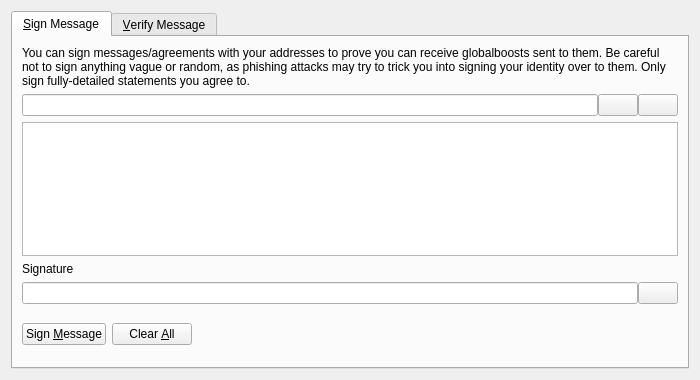
<?xml version="1.0" encoding="UTF-8"?>
<ui version="4.0">
 <class>SignVerifyMessageDialog</class>
 <widget class="QDialog" name="SignVerifyMessageDialog">
  <property name="geometry">
   <rect>
    <x>0</x>
    <y>0</y>
    <width>700</width>
    <height>380</height>
   </rect>
  </property>
  <property name="windowTitle">
   <string>Signatures - Sign / Verify a Message</string>
  </property>
  <property name="modal">
   <bool>true</bool>
  </property>
  <layout class="QVBoxLayout" name="verticalLayout">
   <item>
    <widget class="QTabWidget" name="tabWidget">
     <property name="currentIndex">
      <number>0</number>
     </property>
     <widget class="QWidget" name="tabSignMessage">
      <attribute name="title">
       <string>&amp;Sign Message</string>
      </attribute>
      <layout class="QVBoxLayout" name="verticalLayout_SM">
       <item>
        <widget class="QLabel" name="infoLabel_SM">
         <property name="text">
          <string>You can sign messages/agreements with your addresses to prove you can receive globalboosts sent to them. Be careful not to sign anything vague or random, as phishing attacks may try to trick you into signing your identity over to them. Only sign fully-detailed statements you agree to.</string>
         </property>
         <property name="textFormat">
          <enum>Qt::PlainText</enum>
         </property>
         <property name="wordWrap">
          <bool>true</bool>
         </property>
        </widget>
       </item>
       <item>
        <layout class="QHBoxLayout" name="horizontalLayout_1_SM">
         <property name="spacing">
          <number>0</number>
         </property>
         <item>
          <widget class="QValidatedLineEdit" name="addressIn_SM">
           <property name="toolTip">
            <string>The Bitcoin address to sign the message with</string>
           </property>
          </widget>
         </item>
         <item>
          <widget class="QPushButton" name="addressBookButton_SM">
           <property name="toolTip">
            <string>Choose previously used address</string>
           </property>
           <property name="text">
            <string/>
           </property>
           <property name="icon">
            <iconset resource="../globalboost.qrc">
             <normaloff>:/icons/address-book</normaloff>:/icons/address-book</iconset>
           </property>
           <property name="shortcut">
            <string>Alt+A</string>
           </property>
           <property name="autoDefault">
            <bool>false</bool>
           </property>
          </widget>
         </item>
         <item>
          <widget class="QPushButton" name="pasteButton_SM">
           <property name="toolTip">
            <string>Paste address from clipboard</string>
           </property>
           <property name="text">
            <string/>
           </property>
           <property name="icon">
            <iconset resource="../globalboost.qrc">
             <normaloff>:/icons/editpaste</normaloff>:/icons/editpaste</iconset>
           </property>
           <property name="shortcut">
            <string>Alt+P</string>
           </property>
           <property name="autoDefault">
            <bool>false</bool>
           </property>
          </widget>
         </item>
        </layout>
       </item>
       <item>
        <widget class="QPlainTextEdit" name="messageIn_SM">
         <property name="toolTip">
          <string>Enter the message you want to sign here</string>
         </property>
        </widget>
       </item>
       <item>
        <widget class="QLabel" name="signatureLabel_SM">
         <property name="text">
          <string>Signature</string>
         </property>
         <property name="textFormat">
          <enum>Qt::PlainText</enum>
         </property>
        </widget>
       </item>
       <item>
        <layout class="QHBoxLayout" name="horizontalLayout_2_SM">
         <property name="spacing">
          <number>0</number>
         </property>
         <item>
          <widget class="QLineEdit" name="signatureOut_SM">
           <property name="font">
            <font>
             <italic>true</italic>
            </font>
           </property>
           <property name="readOnly">
            <bool>true</bool>
           </property>
          </widget>
         </item>
         <item>
          <widget class="QPushButton" name="copySignatureButton_SM">
           <property name="toolTip">
            <string>Copy the current signature to the system clipboard</string>
           </property>
           <property name="text">
            <string/>
           </property>
           <property name="icon">
            <iconset resource="../globalboost.qrc">
             <normaloff>:/icons/editcopy</normaloff>:/icons/editcopy</iconset>
           </property>
           <property name="autoDefault">
            <bool>false</bool>
           </property>
          </widget>
         </item>
        </layout>
       </item>
       <item>
        <layout class="QHBoxLayout" name="horizontalLayout_3_SM">
         <item>
          <widget class="QPushButton" name="signMessageButton_SM">
           <property name="toolTip">
            <string>Sign the message to prove you own this GlobalBoost address</string>
           </property>
           <property name="text">
            <string>Sign &amp;Message</string>
           </property>
           <property name="icon">
            <iconset resource="../globalboost.qrc">
             <normaloff>:/icons/edit</normaloff>:/icons/edit</iconset>
           </property>
           <property name="autoDefault">
            <bool>false</bool>
           </property>
          </widget>
         </item>
         <item>
          <widget class="QPushButton" name="clearButton_SM">
           <property name="toolTip">
            <string>Reset all sign message fields</string>
           </property>
           <property name="text">
            <string>Clear &amp;All</string>
           </property>
           <property name="icon">
            <iconset resource="../globalboost.qrc">
             <normaloff>:/icons/remove</normaloff>:/icons/remove</iconset>
           </property>
           <property name="autoDefault">
            <bool>false</bool>
           </property>
          </widget>
         </item>
         <item>
          <spacer name="horizontalSpacer_1_SM">
           <property name="orientation">
            <enum>Qt::Horizontal</enum>
           </property>
           <property name="sizeHint" stdset="0">
            <size>
             <width>40</width>
             <height>48</height>
            </size>
           </property>
          </spacer>
         </item>
         <item>
          <widget class="QLabel" name="statusLabel_SM">
           <property name="font">
            <font>
             <weight>75</weight>
             <bold>true</bold>
            </font>
           </property>
           <property name="text">
            <string/>
           </property>
           <property name="wordWrap">
            <bool>true</bool>
           </property>
          </widget>
         </item>
         <item>
          <spacer name="horizontalSpacer_2_SM">
           <property name="orientation">
            <enum>Qt::Horizontal</enum>
           </property>
           <property name="sizeHint" stdset="0">
            <size>
             <width>40</width>
             <height>48</height>
            </size>
           </property>
          </spacer>
         </item>
        </layout>
       </item>
      </layout>
     </widget>
     <widget class="QWidget" name="tabVerifyMessage">
      <attribute name="title">
       <string>&amp;Verify Message</string>
      </attribute>
      <layout class="QVBoxLayout" name="verticalLayout_VM">
       <item>
        <widget class="QLabel" name="infoLabel_VM">
         <property name="text">
          <string>Enter the receiver's address, message (ensure you copy line breaks, spaces, tabs, etc. exactly) and signature below to verify the message. Be careful not to read more into the signature than what is in the signed message itself, to avoid being tricked by a man-in-the-middle attack. Note that this only proves the signing party receives with the address, it cannot prove sendership of any transaction!</string>
         </property>
         <property name="textFormat">
          <enum>Qt::PlainText</enum>
         </property>
         <property name="alignment">
          <set>Qt::AlignLeading|Qt::AlignLeft|Qt::AlignTop</set>
         </property>
         <property name="wordWrap">
          <bool>true</bool>
         </property>
        </widget>
       </item>
       <item>
        <layout class="QHBoxLayout" name="horizontalLayout_1_VM">
         <property name="spacing">
          <number>0</number>
         </property>
         <item>
          <widget class="QValidatedLineEdit" name="addressIn_VM">
           <property name="toolTip">
            <string>The Bitcoin address the message was signed with</string>
           </property>
          </widget>
         </item>
         <item>
          <widget class="QPushButton" name="addressBookButton_VM">
           <property name="toolTip">
            <string>Choose previously used address</string>
           </property>
           <property name="text">
            <string/>
           </property>
           <property name="icon">
            <iconset resource="../globalboost.qrc">
             <normaloff>:/icons/address-book</normaloff>:/icons/address-book</iconset>
           </property>
           <property name="shortcut">
            <string>Alt+A</string>
           </property>
           <property name="autoDefault">
            <bool>false</bool>
           </property>
          </widget>
         </item>
        </layout>
       </item>
       <item>
        <widget class="QPlainTextEdit" name="messageIn_VM"/>
       </item>
       <item>
        <widget class="QValidatedLineEdit" name="signatureIn_VM"/>
       </item>
       <item>
        <layout class="QHBoxLayout" name="horizontalLayout_2_VM">
         <item>
          <widget class="QPushButton" name="verifyMessageButton_VM">
           <property name="toolTip">
            <string>Verify the message to ensure it was signed with the specified GlobalBoost address</string>
           </property>
           <property name="text">
            <string>Verify &amp;Message</string>
           </property>
           <property name="icon">
            <iconset resource="../globalboost.qrc">
             <normaloff>:/icons/transaction_0</normaloff>:/icons/transaction_0</iconset>
           </property>
           <property name="autoDefault">
            <bool>false</bool>
           </property>
          </widget>
         </item>
         <item>
          <widget class="QPushButton" name="clearButton_VM">
           <property name="toolTip">
            <string>Reset all verify message fields</string>
           </property>
           <property name="text">
            <string>Clear &amp;All</string>
           </property>
           <property name="icon">
            <iconset resource="../globalboost.qrc">
             <normaloff>:/icons/remove</normaloff>:/icons/remove</iconset>
           </property>
           <property name="autoDefault">
            <bool>false</bool>
           </property>
          </widget>
         </item>
         <item>
          <spacer name="horizontalSpacer_1_VM">
           <property name="orientation">
            <enum>Qt::Horizontal</enum>
           </property>
           <property name="sizeHint" stdset="0">
            <size>
             <width>40</width>
             <height>48</height>
            </size>
           </property>
          </spacer>
         </item>
         <item>
          <widget class="QLabel" name="statusLabel_VM">
           <property name="font">
            <font>
             <weight>75</weight>
             <bold>true</bold>
            </font>
           </property>
           <property name="text">
            <string/>
           </property>
           <property name="wordWrap">
            <bool>true</bool>
           </property>
          </widget>
         </item>
         <item>
          <spacer name="horizontalSpacer_2_VM">
           <property name="orientation">
            <enum>Qt::Horizontal</enum>
           </property>
           <property name="sizeHint" stdset="0">
            <size>
             <width>40</width>
             <height>48</height>
            </size>
           </property>
          </spacer>
         </item>
        </layout>
       </item>
      </layout>
     </widget>
    </widget>
   </item>
  </layout>
 </widget>
 <customwidgets>
  <customwidget>
   <class>QValidatedLineEdit</class>
   <extends>QLineEdit</extends>
   <header>qt/qvalidatedlineedit.h</header>
  </customwidget>
 </customwidgets>
 <resources>
  <include location="../globalboost.qrc"/>
 </resources>
 <connections/>
</ui>
